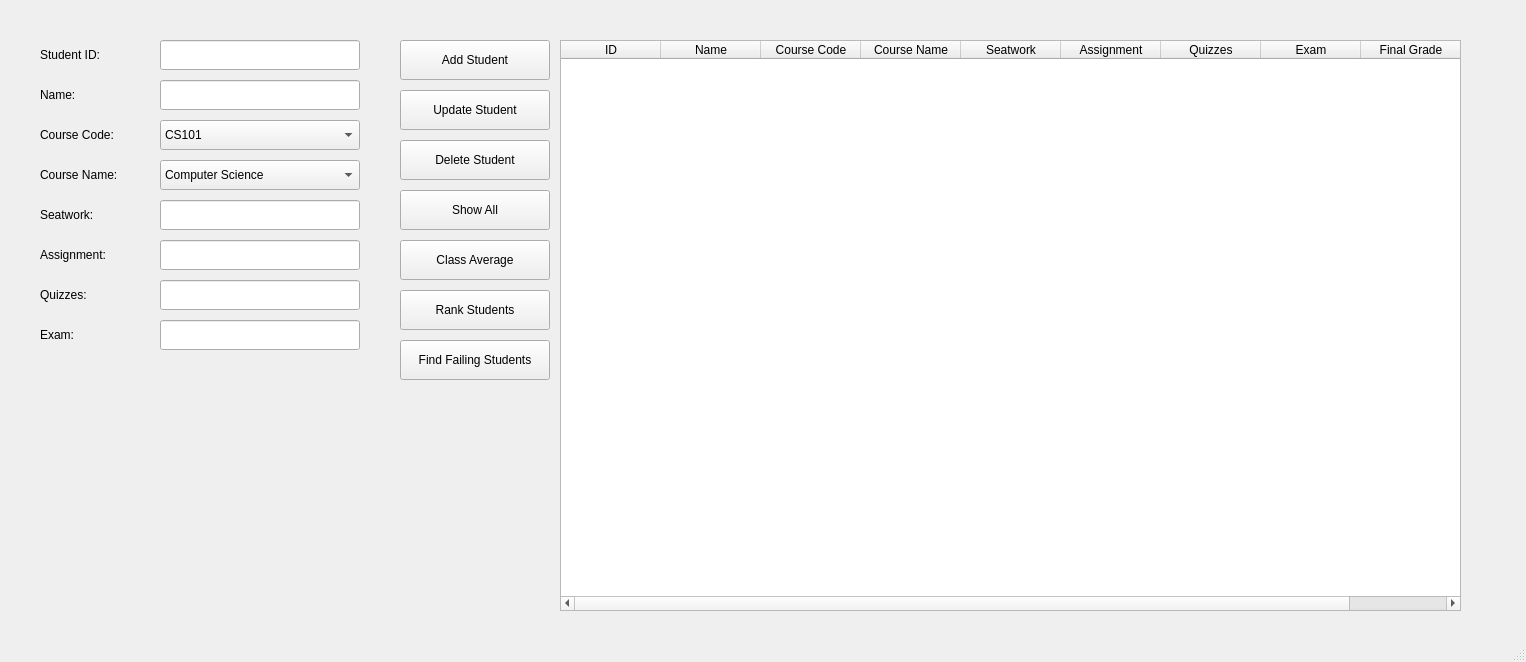
<?xml version="1.0" encoding="UTF-8"?>
<ui version="4.0">
 <class>MainWindow</class>
 <widget class="QMainWindow" name="MainWindow">
  <property name="geometry">
   <rect>
    <x>0</x>
    <y>0</y>
    <width>1526</width>
    <height>662</height>
   </rect>
  </property>
  <property name="windowTitle">
   <string>Student Management System</string>
  </property>
  <widget class="QWidget" name="centralwidget">
   <widget class="QLabel" name="label_id">
    <property name="geometry">
     <rect>
      <x>40</x>
      <y>40</y>
      <width>100</width>
      <height>30</height>
     </rect>
    </property>
    <property name="text">
     <string>Student ID:</string>
    </property>
   </widget>
   <widget class="QLabel" name="label_name">
    <property name="geometry">
     <rect>
      <x>40</x>
      <y>80</y>
      <width>100</width>
      <height>30</height>
     </rect>
    </property>
    <property name="text">
     <string>Name:</string>
    </property>
   </widget>
   <widget class="QLabel" name="label_course_code">
    <property name="geometry">
     <rect>
      <x>40</x>
      <y>120</y>
      <width>100</width>
      <height>30</height>
     </rect>
    </property>
    <property name="text">
     <string>Course Code:</string>
    </property>
   </widget>
   <widget class="QLabel" name="label_course_name">
    <property name="geometry">
     <rect>
      <x>40</x>
      <y>160</y>
      <width>100</width>
      <height>30</height>
     </rect>
    </property>
    <property name="text">
     <string>Course Name:</string>
    </property>
   </widget>
   <widget class="QLabel" name="label_seatwork">
    <property name="geometry">
     <rect>
      <x>40</x>
      <y>200</y>
      <width>100</width>
      <height>30</height>
     </rect>
    </property>
    <property name="text">
     <string>Seatwork:</string>
    </property>
   </widget>
   <widget class="QLabel" name="label_assignment">
    <property name="geometry">
     <rect>
      <x>40</x>
      <y>240</y>
      <width>100</width>
      <height>30</height>
     </rect>
    </property>
    <property name="text">
     <string>Assignment:</string>
    </property>
   </widget>
   <widget class="QLabel" name="label_quizzes">
    <property name="geometry">
     <rect>
      <x>40</x>
      <y>280</y>
      <width>100</width>
      <height>30</height>
     </rect>
    </property>
    <property name="text">
     <string>Quizzes:</string>
    </property>
   </widget>
   <widget class="QLabel" name="label_exam">
    <property name="geometry">
     <rect>
      <x>40</x>
      <y>320</y>
      <width>100</width>
      <height>30</height>
     </rect>
    </property>
    <property name="text">
     <string>Exam:</string>
    </property>
   </widget>
   <widget class="QLineEdit" name="lineEdit">
    <property name="geometry">
     <rect>
      <x>160</x>
      <y>40</y>
      <width>200</width>
      <height>30</height>
     </rect>
    </property>
    <property name="readOnly">
     <bool>true</bool>
    </property>
   </widget>
   <widget class="QLineEdit" name="lineEdit_2">
    <property name="geometry">
     <rect>
      <x>160</x>
      <y>80</y>
      <width>200</width>
      <height>30</height>
     </rect>
    </property>
   </widget>
   <widget class="QComboBox" name="comboBox">
    <property name="geometry">
     <rect>
      <x>160</x>
      <y>120</y>
      <width>200</width>
      <height>30</height>
     </rect>
    </property>
    <item>
     <property name="text">
      <string>CS101</string>
     </property>
    </item>
    <item>
     <property name="text">
      <string>NURS202</string>
     </property>
    </item>
    <item>
     <property name="text">
      <string>CE303</string>
     </property>
    </item>
    <item>
     <property name="text">
      <string>IT404</string>
     </property>
    </item>
   </widget>
   <widget class="QComboBox" name="comboBox_2">
    <property name="geometry">
     <rect>
      <x>160</x>
      <y>160</y>
      <width>200</width>
      <height>30</height>
     </rect>
    </property>
    <item>
     <property name="text">
      <string>Computer Science</string>
     </property>
    </item>
    <item>
     <property name="text">
      <string>Nursing</string>
     </property>
    </item>
    <item>
     <property name="text">
      <string>Civil Engineer</string>
     </property>
    </item>
    <item>
     <property name="text">
      <string>Information Technology</string>
     </property>
    </item>
   </widget>
   <widget class="QLineEdit" name="lineEdit_3">
    <property name="geometry">
     <rect>
      <x>160</x>
      <y>200</y>
      <width>200</width>
      <height>30</height>
     </rect>
    </property>
   </widget>
   <widget class="QLineEdit" name="lineEdit_4">
    <property name="geometry">
     <rect>
      <x>160</x>
      <y>240</y>
      <width>200</width>
      <height>30</height>
     </rect>
    </property>
   </widget>
   <widget class="QLineEdit" name="lineEdit_5">
    <property name="geometry">
     <rect>
      <x>160</x>
      <y>280</y>
      <width>200</width>
      <height>30</height>
     </rect>
    </property>
   </widget>
   <widget class="QLineEdit" name="lineEdit_6">
    <property name="geometry">
     <rect>
      <x>160</x>
      <y>320</y>
      <width>200</width>
      <height>30</height>
     </rect>
    </property>
   </widget>
   <widget class="QPushButton" name="btn_add">
    <property name="geometry">
     <rect>
      <x>400</x>
      <y>40</y>
      <width>150</width>
      <height>40</height>
     </rect>
    </property>
    <property name="text">
     <string>Add Student</string>
    </property>
   </widget>
   <widget class="QPushButton" name="btn_update">
    <property name="geometry">
     <rect>
      <x>400</x>
      <y>90</y>
      <width>150</width>
      <height>40</height>
     </rect>
    </property>
    <property name="text">
     <string>Update Student</string>
    </property>
   </widget>
   <widget class="QPushButton" name="btn_delete">
    <property name="geometry">
     <rect>
      <x>400</x>
      <y>140</y>
      <width>150</width>
      <height>40</height>
     </rect>
    </property>
    <property name="text">
     <string>Delete Student</string>
    </property>
   </widget>
   <widget class="QPushButton" name="btn_show">
    <property name="geometry">
     <rect>
      <x>400</x>
      <y>190</y>
      <width>150</width>
      <height>40</height>
     </rect>
    </property>
    <property name="text">
     <string>Show All</string>
    </property>
   </widget>
   <widget class="QPushButton" name="btn_avg">
    <property name="geometry">
     <rect>
      <x>400</x>
      <y>240</y>
      <width>150</width>
      <height>40</height>
     </rect>
    </property>
    <property name="text">
     <string>Class Average</string>
    </property>
   </widget>
   <widget class="QPushButton" name="btn_rank">
    <property name="geometry">
     <rect>
      <x>400</x>
      <y>290</y>
      <width>150</width>
      <height>40</height>
     </rect>
    </property>
    <property name="text">
     <string>Rank Students</string>
    </property>
   </widget>
   <widget class="QPushButton" name="btn_failing">
    <property name="geometry">
     <rect>
      <x>400</x>
      <y>340</y>
      <width>150</width>
      <height>40</height>
     </rect>
    </property>
    <property name="text">
     <string>Find Failing Students</string>
    </property>
   </widget>
   <widget class="QTableWidget" name="tableWidget">
    <property name="geometry">
     <rect>
      <x>560</x>
      <y>40</y>
      <width>901</width>
      <height>571</height>
     </rect>
    </property>
    <column>
     <property name="text">
      <string>ID</string>
     </property>
    </column>
    <column>
     <property name="text">
      <string>Name</string>
     </property>
    </column>
    <column>
     <property name="text">
      <string>Course Code</string>
     </property>
    </column>
    <column>
     <property name="text">
      <string>Course Name</string>
     </property>
    </column>
    <column>
     <property name="text">
      <string>Seatwork</string>
     </property>
    </column>
    <column>
     <property name="text">
      <string>Assignment</string>
     </property>
    </column>
    <column>
     <property name="text">
      <string>Quizzes</string>
     </property>
    </column>
    <column>
     <property name="text">
      <string>Exam</string>
     </property>
    </column>
    <column>
     <property name="text">
      <string>Final Grade</string>
     </property>
    </column>
   </widget>
  </widget>
  <widget class="QStatusBar" name="statusbar"/>
 </widget>
 <resources/>
 <connections/>
</ui>
